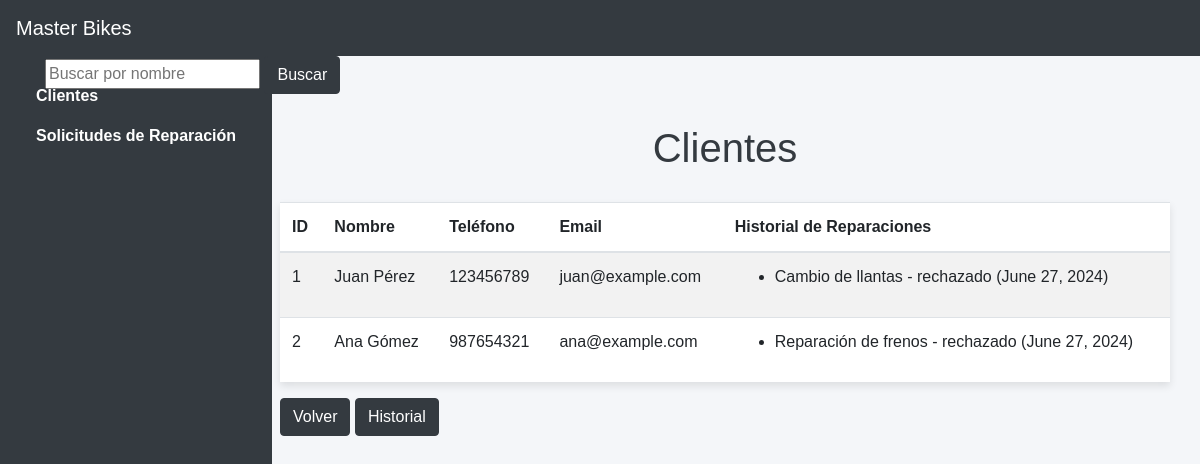
/clientes/, run on an earlier commit of the app's database.
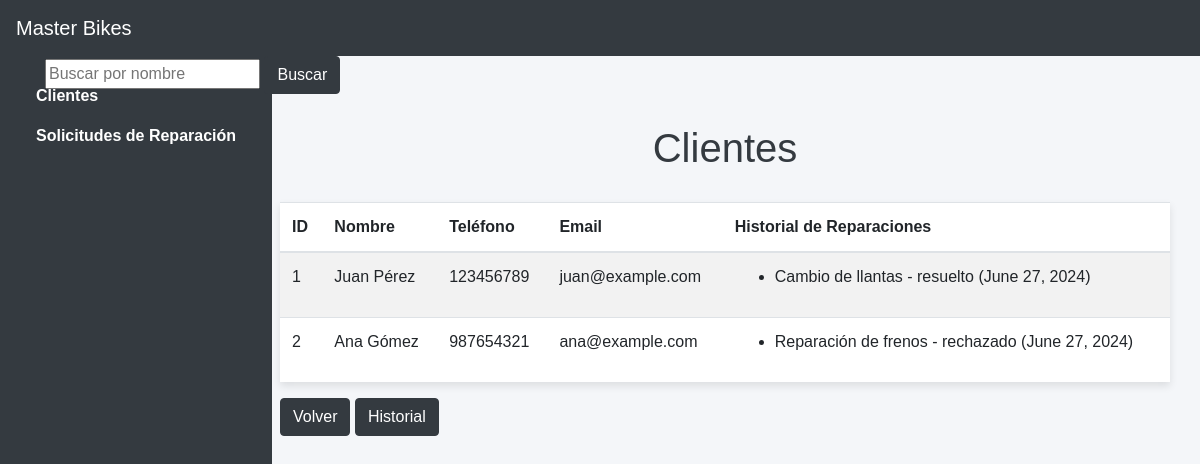
And on a later commit of the database.
### mainapp/models.py (models this page shows, shortened)
class Solicitud(models.Model):
    ESTADO_CHOICES = [
        ('pendiente', 'Pendiente'),
        ('resuelto', 'Resuelto'),
        ('rechazado', 'Rechazado'),
    ]
    cliente = models.ForeignKey(Cliente, on_delete=models.CASCADE)
    descripcion = models.TextField()
    estado_actual = models.CharField(max_length=10, choices=ESTADO_CHOICES)
    fecha_registro = models.DateField(auto_now_add=True)

### mainapp/views.py (the view)
# urls.py: path('clientes/', views.clientes, name='clientes'),
def clientes(request):
    busqueda = request.GET.get('q')
    clientes = Cliente.objects.all()
    if busqueda:
        clientes = Cliente.objects.filter(Q(nombre__icontains=busqueda))
    return render(request, 'clientes.html', {'clientes': clientes})

### mainapp/templates/clientes.html (shortened to what this page needs)
<!DOCTYPE html>
<html>
<head>
    <link href="https://stackpath.bootstrapcdn.com/bootstrap/4.5.2/css/bootstrap.min.css" rel="stylesheet">
</head>
<body>
    <nav class="navbar navbar-expand-lg">
        <a class="navbar-brand" href="#">Master Bikes</a>
    </nav>
    <div class="sidebar">
        <nav class="nav flex-column">
            <a class="nav-link" href="{% url 'clientes' %}">Clientes</a>
            <a class="nav-link" href="{% url 'solicitudes' %}">Solicitudes de Reparación</a>
        </nav>
    </div>
    <div class="container">
        <div class="row">
            <div class="col-md-12 search">
                <form method="get">
                    <div id="busqueda">
                        <input type="text" name="q" placeholder="Buscar por nombre" value="{{ busqueda }}">
                        <button type="submit" class="btn btn-primary">Buscar</button>
                    </div>
                </form>
            </div>
        </div>
    </div>
    <div class="content">
        <h1>Clientes</h1>
        <table class="table table-striped">
            <thead>
                <tr>
                    <th>ID</th>
                    <th>Nombre</th>
                    <th>Teléfono</th>
                    <th>Email</th>
                    <th>Historial de Reparaciones</th>
                </tr>
            </thead>
            <tbody>
                {% for cliente in clientes %}
                <tr>
                    <td>{{ cliente.id }}</td>
                    <td>{{ cliente.nombre }}</td>
                    <td>{{ cliente.telefono }}</td>
                    <td>{{ cliente.email }}</td>
                    <td>
                        <ul>
                            {% for solicitud in cliente.solicitud_set.all %}
                            <li>{{ solicitud.descripcion }} - {{ solicitud.estado_actual }} ({{ solicitud.fecha_registro }})</li>
                            {% endfor %}
                        </ul>
                    </td>
                </tr>
                {% endfor %}
            </tbody>
        </table>
        <a class="btn btn-primary" href="{% url 'index' %}">Volver</a>
        <a class="btn btn-primary" href="{% url 'historial' %}">Historial</a>
    </div>
</body>
</html>

What changed in the data, as far as the page shows it:
changed Solicitud "Cambio de llantas": estado_actual "rechazado" → "resuelto"
